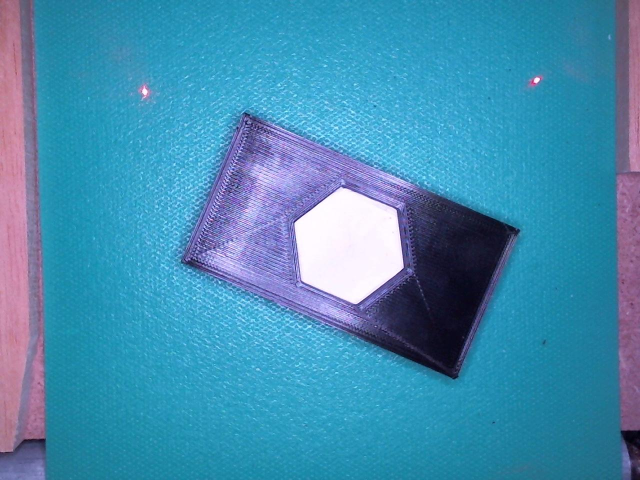
%> input picture test.jpg, 1280 x 960 px (shown at 1/2 size)
$ octave PreviewCam.m   (GNU Octave 9; MATLAB toolbox functions it lacks are replaced by stand-ins)
%> lines starting %> are read from the running program, lines starting %| are printed output that depends on the picture; in (x1, y1, x2, y2) boxes, pixels count from 0 and x2, y2 are one past the last pixel; in counts of white or black regions, pixels touching at a corner belong together; the program's own positions count from 1
### regiongrowing.m
function J=regiongrowing(I,x,y,reg_maxdist)
if(exist('reg_maxdist','var')==0), reg_maxdist=0.2; end
if(exist('y','var')==0), figure, imshow(I,[]); [y,x]=getpts; y=round(y(1)); x=round(x(1)); end
J = zeros(size(I));
Isizes = size(I);
reg_mean = I(x,y);
reg_size = 1;
neg_free = 10000; neg_pos=0;
neg_list = zeros(neg_free,3);
pixdist=0;
neigb=[-1 0; 1 0; 0 -1;0 1];
while(pixdist<reg_maxdist&&reg_size<numel(I))
    for j=1:4,
        xn = x +neigb(j,1); yn = y +neigb(j,2);
        ins=(xn>=1)&&(yn>=1)&&(xn<=Isizes(1))&&(yn<=Isizes(2));
        if(ins&&(J(xn,yn)==0))
                neg_pos = neg_pos+1;
                neg_list(neg_pos,:) = [xn yn I(xn,yn)]; J(xn,yn)=1;
        end
    end
    if(neg_pos+10>neg_free), neg_free=neg_free+10000; neg_list((neg_pos+1):neg_free,:)=0; end
    dist = abs(neg_list(1:neg_pos,3)-reg_mean);
    [pixdist, index] = min(dist);
    J(x,y)=2; reg_size=reg_size+1;
    reg_mean= (reg_mean*reg_size + neg_list(index,3))/(reg_size+1);
    x = neg_list(index,1); y = neg_list(index,2);
    neg_list(index,:)=neg_list(neg_pos,:); neg_pos=neg_pos-1;
end
J=J>1;

### PreviewCam.m
clc
clearvars
close all
% [16 lines of commented-out code are left out]

%% Code
notch_value=0.9;%凹槽門檻       0(黑)~1(白)
notch_reg_maxdist=0.1;
reallength_CropImage=96;
tStart=tic;
OriginalImage=imread('test.jpg');
%> OriginalImage is the input picture: size 960x1280x3 uint8; mean R, G, B 67.5, 140.9, 177.3
% OriginalImage=imcrop(OriginalImage,[200 1 860 850]);
gray=rgb2gray(im2double(OriginalImage));
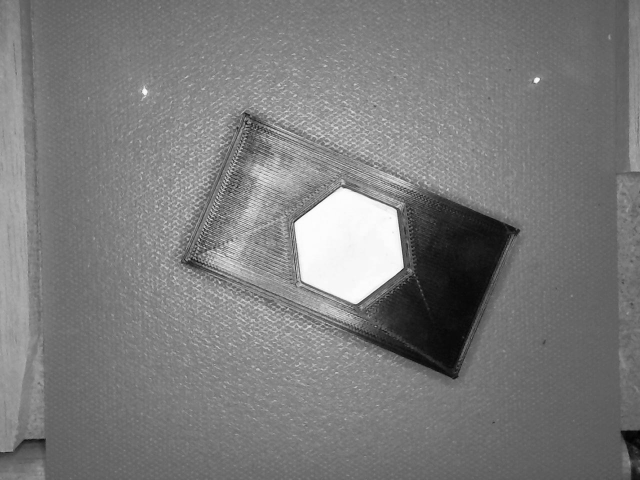
%> gray: size 960x1280 double (shown at 1/2 size); min 0.00726, max 0.999, mean 0.483
OriImsize=size(gray);
%> OriImsize = [960 1280]
find=0;
for j=1:OriImsize(2)
    for i=1:OriImsize(1)
        if gray(i,j)>0.95
            find=1;
            break;
        end
    end
    if find==1
        break;
    end
end
%> after the loop, find = 1
leftcropX=i;
leftcropY=j;
%> leftcropY = 287
find=0;
for j=OriImsize(2):-1:1
    for i=1:OriImsize(1)
        if gray(i,j)>0.95
            find=1;
            break;
        end
    end
    if find==1
        break;
    end
end
rightcropX=i;
rightcropY=j;
%> rightcropY = 1078
find=0;
CropImage=imcrop(OriginalImage,[leftcropY+2 leftcropX+2 rightcropY-leftcropY-3 800]);
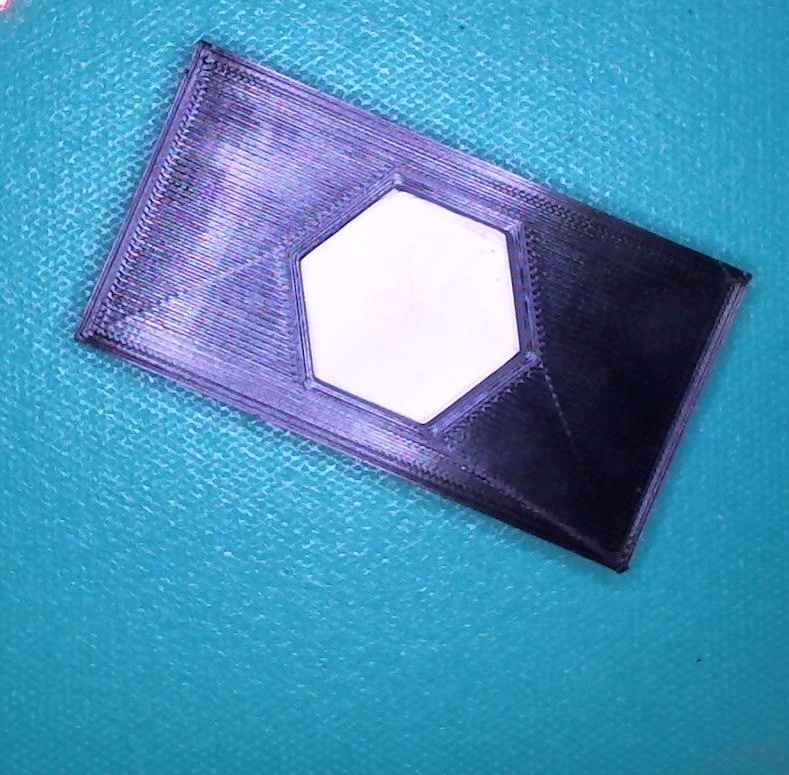
%> CropImage: size 775x789x3 uint8; mean R, G, B 74.4, 144.9, 184.1
I = im2double(CropImage);
sizeI=size(I);
%> sizeI = [775 789 3]
%% Find origin coordinate
count_High=0;
sum_high=0;
for x=1:sizeI(1)
    for y=1:sizeI(2)
        if I(x,y)>notch_value
            count_High=count_High+1;
            sum_high=sum_high+I(x,y);
        end
    end
end
%> after the loop, count_High = 36822; sum_high = 36402.3
highavg=sum_high/count_High;
%> highavg = 0.989
count_high=0;
%Find coordinate for regrowing
for x=1:sizeI(1)
    for y=1:sizeI(2)
        if count_high>count_High/2.5
            break
        end
        if I(x,y)>highavg
            count_high=count_high+1;
        end
    end
    if count_high>count_High/2.5
        break
    end
end
%> after the loop, count_high = 14729
notch_seg = regiongrowing(I,x,y,notch_reg_maxdist);
%> in regiongrowing, `reg_mean = I(x,y);`: reg_mean = 1
%> the loop in regiongrowing, `while(pixdist<reg_maxdist&&reg_size<numel(I))` made 36485 passes
%> (index, x, y, neg_pos) on passes 13 to 15: (1, 323, 332, 16), (1, 324, 333, 17), (1, 323, 333, 18)
%> after the loop in regiongrowing, `while(pixdist<reg_maxdist&&reg_size<numel(I))`:
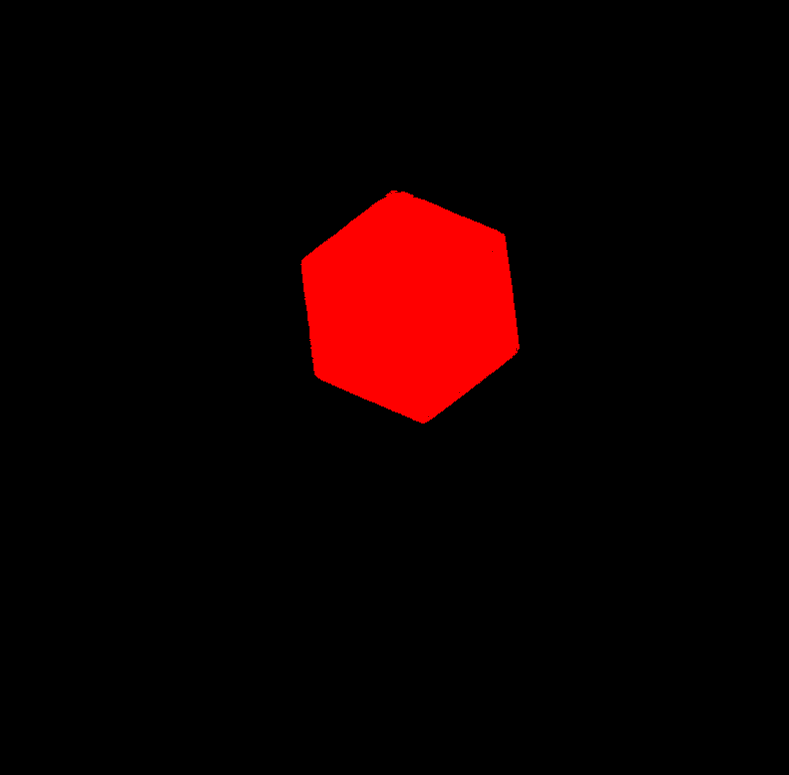
%> J: size 775x789x3 double; mean R, G, B 0.12, 0, 0; drawn with min black and max white
%> after the loop in regiongrowing, `while(pixdist<reg_maxdist&&reg_size<numel(I))`: neg_free = 10000; neg_pos = 658; reg_mean = 0.989; reg_size = 36486
notch_seg = im2uint8(notch_seg);
notch=notch_seg(:,:,1);
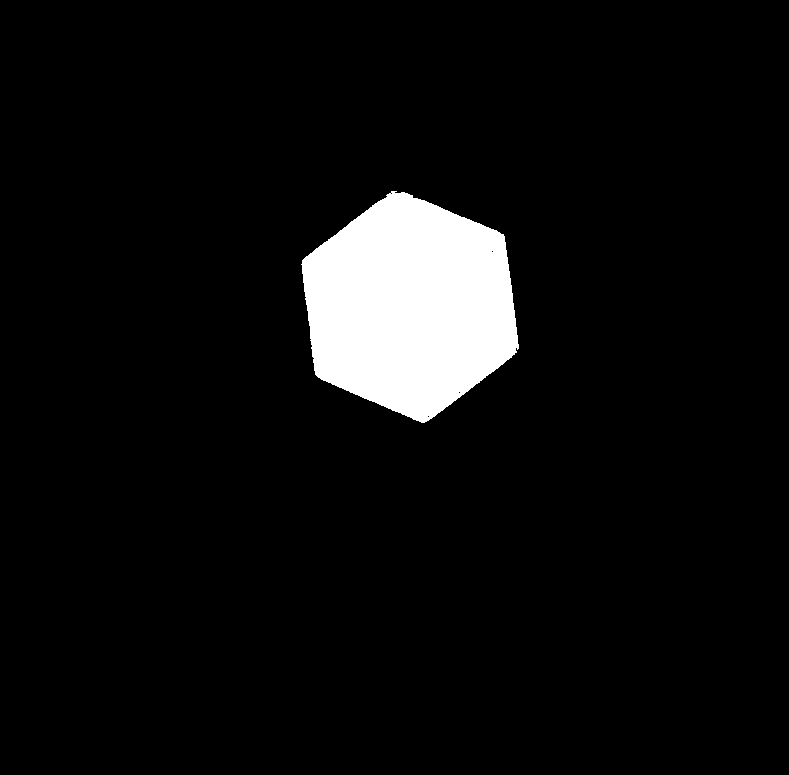
%> notch: size 775x789 uint8; 6% white; 1 white region, box (x1, y1, x2, y2) and area: (301, 191, 519, 423) 36485
notch(notch>20)=255;
notch=imfill(notch,'holes');
%> notch: size 775x789 uint8; 6% white; 1 white region, box (x1, y1, x2, y2) and area: (301, 191, 519, 423) 36489
BW = edge(notch,'Canny');
%> BW: size 775x789 logical; 0.13% white in thin lines or dots, all inside (x1, y1, x2, y2) = (301, 191, 519, 423)
xy1(1:2)=0;
countBW=0;
for i=1:sizeI(1)
    for j=1:sizeI(2)
        if BW(i,j)==1
            countBW=countBW+1;
            xy1(1)=xy1(1)+i;
            xy1(2)=xy1(2)+j;
        end
    end
end
%> after the loop, countBW = 792; xy1 = [243371 325463]
OriginX=xy1(1)/countBW;
%> OriginX = 307.3
OriginY=xy1(2)/countBW;
%> OriginY = 410.9
%% Find standard line
hsv=rgb2hsv(I);
%> hsv: size 775x789x3 double; mean H, S, V 0.593, 0.618, 0.722
%         v=hsv(:,:,3);
v=hsv(:,:,1);
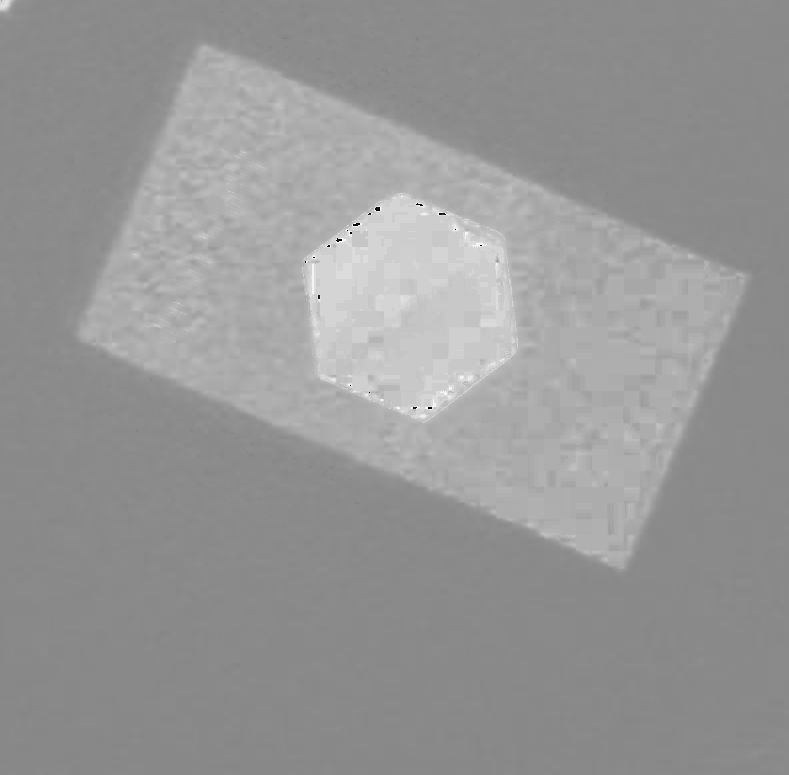
%> v: size 775x789 double; min 0, max 0.981, mean 0.593
v(v<0.6)=0;
filt=imgaussfilt(v,7);
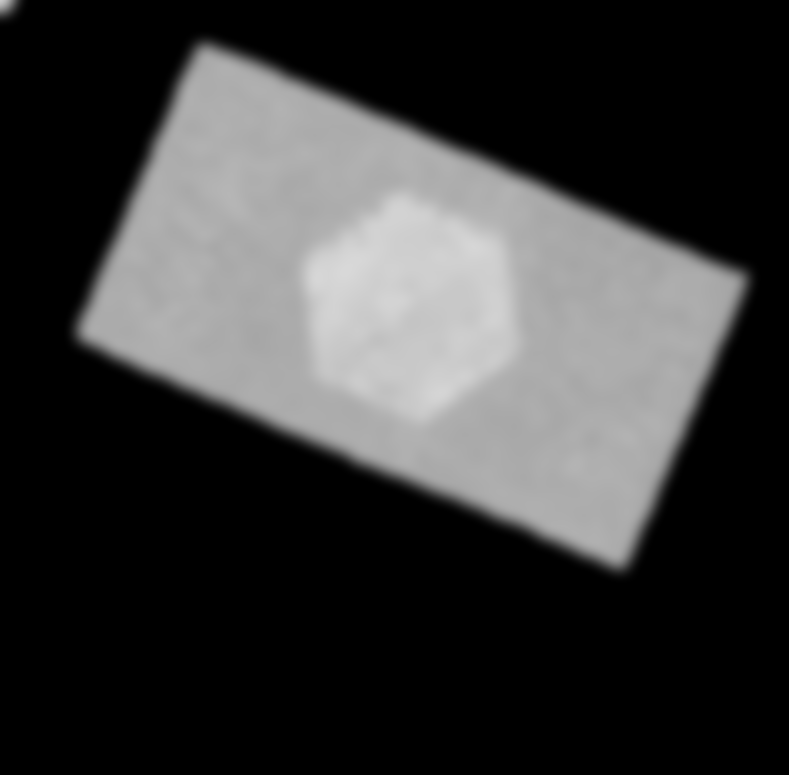
%> filt: size 775x789 double; min 0, max 0.85, mean 0.223
v(filt<0.3)=0;
%> v: size 775x789 double; min 0, max 0.981, mean 0.223; mean of the top-left, top-right, bottom-left and bottom-right quarters 0.378, 0.3, 0.0423, 0.172
BW=edge(v,'Prewitt',0.3);
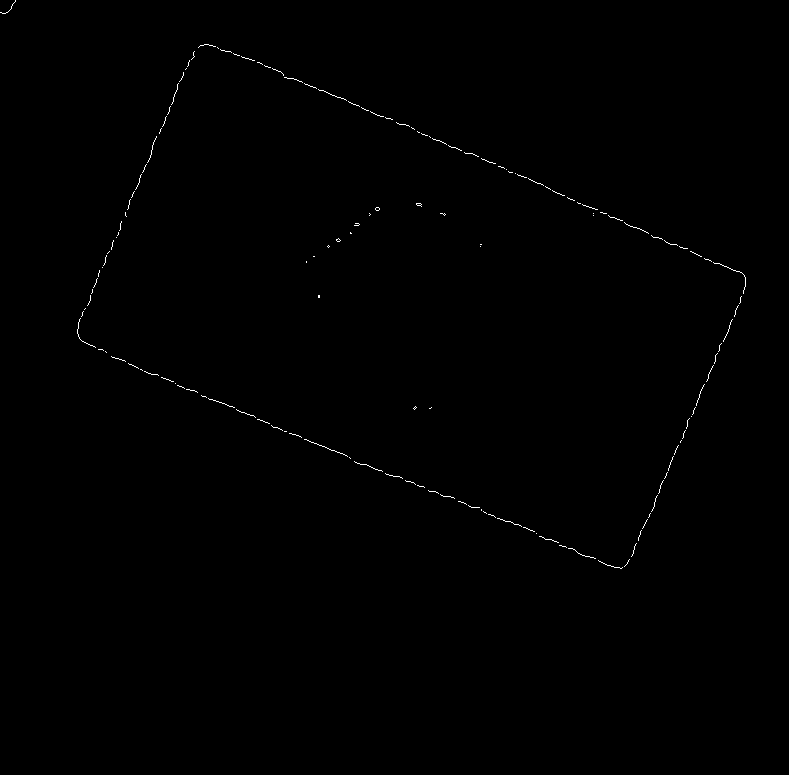
%> BW: size 775x789 logical; 0.26% white in thin lines or dots, all inside (x1, y1, x2, y2) = (0, 0, 746, 569)
[H,theta,rho] = hough(BW);
%> theta = 180 values from -90 to 89; rho = 2211 values from -1105 to 1105
P = houghpeaks(H,5,'threshold',ceil(0.3*max(H(:))));
%> P = [1148 24; 1904 114; 822 24; 1304 114; 836 27]
lines = houghlines(BW,theta,rho,P,'FillGap',100,'MinLength',150);
%> lines = 4 lines; point1 to point2 (x, y): (216, 47) to (548, 188), (112, 357) to (432, 492), (632, 557) to (746, 287), (79, 323) to (194, 54)
max_len = 0;
countpoint=1;
ITSpoint_x(1:length(lines))=0;
ITSpoint_y(1:length(lines))=0;
for a = 1:length(lines)-1
    for b=a+1:length(lines)
        if abs(lines(a).theta-lines(b).theta)<5
            continue;
        else
            if lines(a).theta>-20 && lines(a).theta<20
                line_a=[lines(a).point1;lines(a).point2];
                line_b=[lines(b).point1;lines(b).point2];
            else
                line_b=[lines(a).point1;lines(a).point2];
                line_a=[lines(b).point1;lines(b).point2];
            end
            a1=(line_a(4)-line_a(3))/(line_a(2)-line_a(1));
            b1=-line_a(1)*(line_a(4)-line_a(3))/(line_a(2)-line_a(1))+line_a(3);
            a2=(line_b(4)-line_b(3))/(line_b(2)-line_b(1));
            b2=-line_b(1)*(line_b(4)-line_b(3))/(line_b(2)-line_b(1))+line_b(3);
            if line_a(2)-line_a(1)==0
                ITSpoint_x(countpoint)=line_a(1);
                ITSpoint_y(countpoint)=round(a2*line_a(1)+b2);
                countpoint=countpoint+1;
            else
                if b1<0
                    xstart=-b1/a1;
                    xend=(sizeI(1)-b1)/a1;
                end
                if b1>sizeI(1)
                    xstart=(sizeI(1)-b1)/a1;
                    xend=-b1/a1;
                end
                if b1>0 && b1<sizeI(1)
                    xstart=0;
                    if a1<0
                        xend=-b1/a1;
                    else
                        xend=(sizeI(1)-b1)/a1;
                    end
                end
                if xend>sizeI(2)
                    xend=sizeI(2);
                end
                xstep=(xend-xstart)/sizeI(2);
                for x=xstart:xstep:xend
                    y1=a1*x+b1;
                    y2=a2*x+b2;
                    if abs(y1-y2)<2
                        ITSpoint_x(countpoint)=round(x);
                        ITSpoint_y(countpoint)=round((y1+y2)/2);
                        countpoint=countpoint+1;
                        break;
                    end
                end
            end
        end
    end
end
%> this loop made 3 passes
%> after the loop, ITSpoint_x = [751 199 625 71]; ITSpoint_y = [275 41 574 340]; a1 = -2.34; a2 = 0.422; b1 = 507.8; b2 = 309.8; countpoint = 5; line_a = [79 323; 194 54]; line_b = [112 357; 432 492]; xend = 217.1; xstart = 0; xstep = 0.275; y1 = 341.1; y2 = 339.8
Pattern_edge_xy(:,:)=0;
pattern_edge_xy(:,:)=0;
%Change the plot point coordinate to image coordinate
for i=1:4
    Pattern_edge_xy(i,1:2)=[ITSpoint_y(i),ITSpoint_x(i)];
end
%> after the loop, Pattern_edge_xy = [275 751; 41 199; 574 625; 340 71]
%Arrange the point
[Xmin,Xminindex]=min(Pattern_edge_xy(:,1));
%> Xmin = 41; Xminindex = 2
for i=1:4
    if i==Xminindex
        continue
    end
    if Xmin-Pattern_edge_xy(i,1)==0 && Pattern_edge_xy(i,2)-Pattern_edge_xy(Xminindex,2)<0
        Xminindex=i;
        break
    end
end
[Xmax,Xmaxindex]=max(Pattern_edge_xy(:,1));
%> Xmax = 574; Xmaxindex = 3
for i=1:4
    if i==Xmaxindex
        continue
    end
    if Xmax-Pattern_edge_xy(i,1)==0 && Pattern_edge_xy(i,2)-Pattern_edge_xy(Xmaxindex,2)>0
        Xmaxindex=i;
        break
    end
end
[Ymin,Yminindex]=min(Pattern_edge_xy(:,2));
%> Ymin = 71; Yminindex = 4
for i=1:4
    if i==Yminindex
        continue
    end
    if Ymin-Pattern_edge_xy(i,2)==0 && Pattern_edge_xy(i,1)-Pattern_edge_xy(Xminindex,1)>0
        Yminindex=i;
        break
    end
end
[Ymax,Ymaxindex]=max(Pattern_edge_xy(:,2));
%> Ymax = 751; Ymaxindex = 1
for i=1:4
    if i==Ymaxindex
        continue
    end
    if Ymax-Pattern_edge_xy(i,2)==0 && Pattern_edge_xy(i,1)-Pattern_edge_xy(Xmaxindex,1)<0
        Xmaxindex=i;
        break
    end
end
pattern_edge_xy(1,1:2)=Pattern_edge_xy(Xminindex,1:2);
pattern_edge_xy(2,1:2)=Pattern_edge_xy(Yminindex,1:2);
pattern_edge_xy(3,1:2)=Pattern_edge_xy(Xmaxindex,1:2);
pattern_edge_xy(4,1:2)=Pattern_edge_xy(Ymaxindex,1:2);
length(1:4)=0;
for i=1:4
    if (i==4)
        length(i)=sqrt((pattern_edge_xy(i,1)-pattern_edge_xy(1,1))^2+(pattern_edge_xy(i,2)-pattern_edge_xy(1,2))^2);
        break
    end
    length(i)=sqrt((pattern_edge_xy(i,1)-pattern_edge_xy(i+1,1))^2+(pattern_edge_xy(i,2)-pattern_edge_xy(i+1,2))^2);
end
%> after the loop, length = [325.2 601.4 324.5 599.5]
[max,Index]=max(length);
%> max = 601.4; Index = 2
%Check standard line
begin1=Index;
%> begin1 = 2
end1=begin1+1;
%> end1 = 3
if end1>4
    end1=end1-4;
end
begin2=Index+2;
%> begin2 = 4
if begin2>4
    begin2=begin2-4;
end
end2=begin2+1;
%> end2 = 5
if end2>4
    end2=end2-4;
%> end2 = 1
end
length_1=sqrt((OriginX-pattern_edge_xy(begin1,1))^2+(OriginY-pattern_edge_xy(begin1,2))^2);
%> length_1 = 341.5
length_2=sqrt((OriginX-pattern_edge_xy(begin2,1))^2+(OriginY-pattern_edge_xy(begin2,2))^2);
%> length_2 = 341.6
if length_1<length_2
    beginPoint=begin1;
%> beginPoint = 2
    endPoint=end1;
%> endPoint = 3
else
    beginPoint=begin2;
    endPoint=end2;
end
v_1 = [sizeI(1),0,0] - [0,0,0];
%> v_1 = [775 0 0]
v_2 = [pattern_edge_xy(endPoint,1),pattern_edge_xy(endPoint,2),0] - [pattern_edge_xy(beginPoint,1),pattern_edge_xy(beginPoint,2),0];
%> v_2 = [234 554 0]
Theta = atan2(norm(cross(v_1, v_2)), dot(v_1, v_2))/pi*180;
%> Theta = 67.1
if beginPoint==1
    Theta=-Theta;
elseif beginPoint==4
    Theta=360-Theta;
end
tEnd=toc(tStart);
disp(tEnd);
% %% Senddata
MmPerPixel=reallength_CropImage/sizeI(2);
%> MmPerPixel = 0.122
realX=round(OriginX*MmPerPixel,2);
%> realX = 37.39
Xstep=round(realX*30.8);
%> Xstep = 1152
realY=round(OriginY*MmPerPixel+67,2);
%> realY = 117
ThetaStep=round(Theta*17.78);
%> ThetaStep = 1193
% [6 lines of commented-out code are left out]
%% Show
subplot(2,3,1), imshow(OriginalImage);
subplot(2,3,2), imshow(gray);
subplot(2,3,3), imshow(v);
%> (the run ends here)
